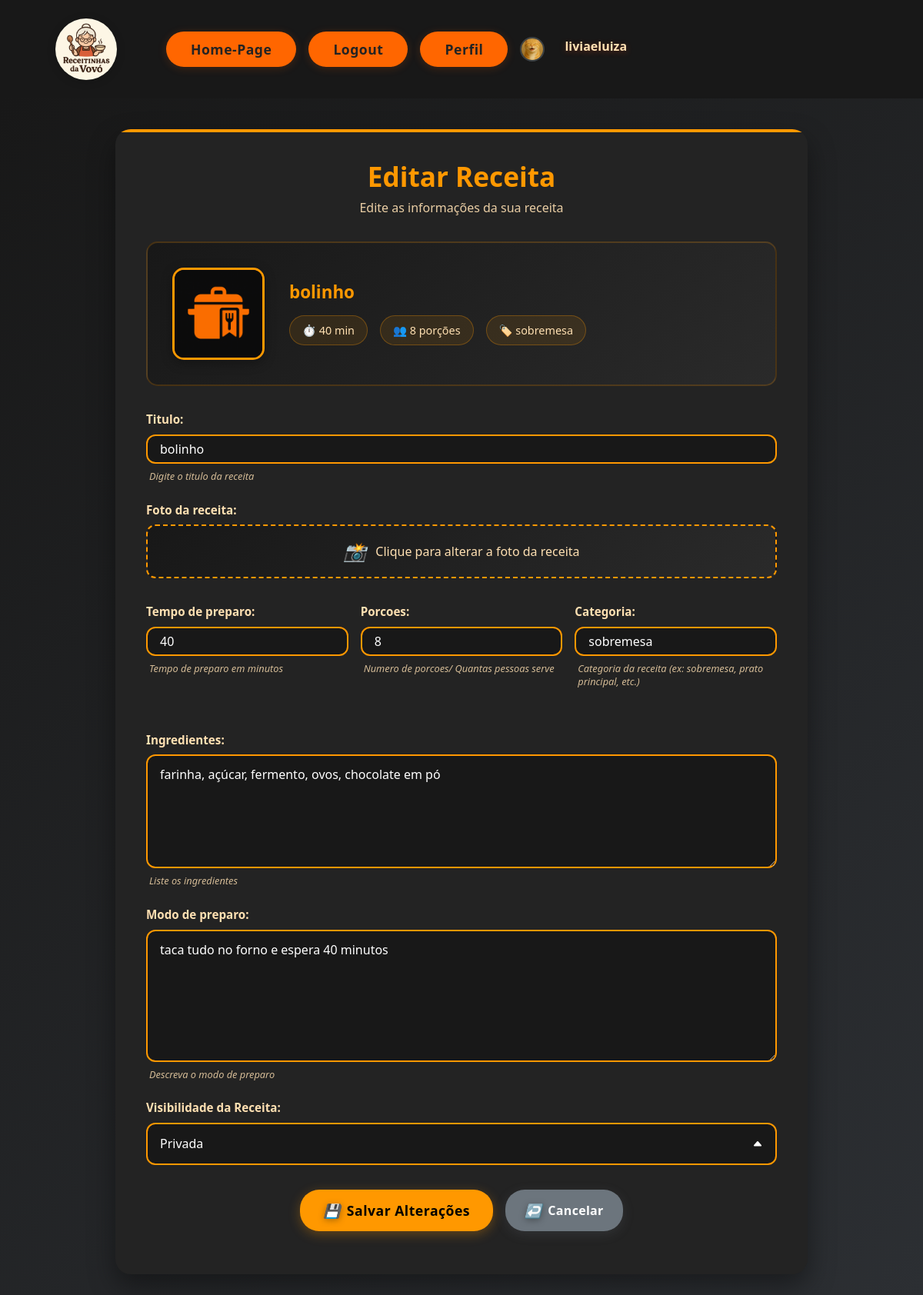
/editar_receita/2/ (signed in), run on the app's committed database.
### usuarios/models.py (models this page shows, shortened)
class Usuario(AbstractUser):
    id = models.AutoField(primary_key=True) # Identificador único do usuário
    email = models.EmailField(help_text='Digite seu email', unique=True) # Email do usuário
    foto_de_perfil = models.ImageField(upload_to='usuarios/img', null=True, blank=True) # Foto de perfil do usuário
    class Meta:
        app_label = 'usuarios'

### receitas/models.py (models this page shows, shortened)
class Receita(models.Model):
    id = models.AutoField(primary_key=True) # Identificador da receita (primary key)
    titulo = models.CharField(max_length=200, help_text='Digite o titulo da receita') # Título da receita
    ingredientes = models.TextField(help_text='Liste os ingredientes') # Ingredientes da receita
    modo_de_preparo = models.TextField(help_text='Descreva o modo de preparo') # Modo de preparo da receita
    tempo_de_preparo = models.IntegerField(help_text='Tempo de preparo em minutos') # Tempo de preparo da receita
    porcoes = models.IntegerField(help_text='Numero de porcoes/ Quantas pessoas serve') # Porções da receita
    categoria = models.CharField(max_length=100, help_text='Categoria da receita (ex: sobremesa, prato principal, etc.)') # Categoria da receita
    foto_da_receita = models.ImageField(upload_to='receitas/img', null=True, blank=True) # Foto da receita
    visibilidade = models.CharField(max_length=10, choices=[('pub', 'Pub'), ('priv', 'Priv')], default='Pub', help_text='Defina se a receita é pública ou privada (Pub ou Priv)')
    autor = models.ForeignKey(settings.AUTH_USER_MODEL, on_delete=models.CASCADE) # Autor da receita (chave estrangeira para o modelo Usuario)
    class Meta:
        app_label = 'receitas'

### receitas/views.py (the view, shortened to what this page needs)
# urls.py: path('editar_receita/<int:id>/', views.ReceitasUpdateView.as_view(), name='editar_receita'), #rota para editar uma receita existente
class ReceitasUpdateView(LoginRequiredMixin, View):
    login_url = '/login/'  # redireciona se não estiver logado
    def get(self, request, id, *args, **kwargs):
        receita = get_object_or_404(Receita, id=id)
        if request.user != receita.autor:
            return redirect('receitas:homepage')  # ou página de erro
        formulario = ReceitaModel2Form(instance=receita)
        contexto = {
            'formulario': formulario,
            'titulo_pagina': 'Editar',
            'titulo_janela': 'Editar Receita',
            'botao': 'Salvar',
        }
        return render(request, 'receitas/atualizaReceita.html', contexto)

### receitas/templates/receitas/atualizaReceita.html (shortened to what this page needs)
{% extends 'site_receitas/base.html' %}
{% load static %}
{% block content %}
<div class="atualiza-receita-container">
    <div class="atualiza-receita-card">
        <div class="atualiza-receita-header">
            <h1 class="atualiza-receita-title">{{ titulo_janela }}</h1>
            <p class="atualiza-receita-subtitle">Edite as informações da sua receita</p>
        </div>
        {% if formulario.instance %}
        <div class="current-recipe-preview">
            <div class="current-recipe-image">
                {% if formulario.instance.foto_da_receita %}
                    <img src="{{ formulario.instance.foto_da_receita.url }}" alt="Foto atual da receita" class="preview-image">
                {% else %}
                    <div class="no-image-placeholder">
                        <i class="placeholder-icon">📸</i>
                        <span>Sem foto</span>
                    </div>
                {% endif %}
            </div>
            <div class="current-recipe-info">
                <h3 class="current-recipe-title">{{ formulario.instance.titulo }}</h3>
                <div class="current-recipe-meta">
                    <span class="meta-item">⏱️ {{ formulario.instance.tempo_de_preparo }} min</span>
                    <span class="meta-item">👥 {{ formulario.instance.porcoes }} porções</span>
                    {% if formulario.instance.categoria %}
                        <span class="meta-item">🏷️ {{ formulario.instance.categoria }}</span>
                    {% endif %}
                </div>
            </div>
        </div>
        {% endif %}
        <form method="post" enctype="multipart/form-data" class="atualiza-receita-form">
            <fieldset>
                <div class="form-group">
                    {{ formulario.titulo.label_tag }}
                    {{ formulario.titulo }}
                    {% if formulario.titulo.help_text %}
                        <div class="help-text">{{ formulario.titulo.help_text }}</div>
                    {% endif %}
                </div>
                <div class="form-group photo-upload">
                    {{ formulario.foto_da_receita.label_tag }}
                    <div class="file-upload-wrapper">
                        <div class="file-upload-info">
                            <i class="upload-icon">📸</i>
                            <span class="upload-text">Clique para alterar a foto da receita</span>
                        </div>
                    </div>
                </div>
                <div class="recipe-details-grid">
                    <div class="form-group">
                        {{ formulario.tempo_de_preparo.label_tag }}
                        {{ formulario.tempo_de_preparo }}
                        {% if formulario.tempo_de_preparo.help_text %}
                            <div class="help-text">{{ formulario.tempo_de_preparo.help_text }}</div>
                        {% endif %}
                    </div>
                    <div class="form-group">
                        {{ formulario.porcoes.label_tag }}
                        {{ formulario.porcoes }}
                        {% if formulario.porcoes.help_text %}
                            <div class="help-text">{{ formulario.porcoes.help_text }}</div>
                        {% endif %}
                    </div>
                    <div class="form-group">
                        {{ formulario.categoria.label_tag }}
                        {{ formulario.categoria }}
                        {% if formulario.categoria.help_text %}
                            <div class="help-text">{{ formulario.categoria.help_text }}</div>
                        {% endif %}
                    </div>
                </div>
                <div class="form-group textarea-group">
                    {{ formulario.ingredientes.label_tag }}
                    {{ formulario.ingredientes }}
                    {% if formulario.ingredientes.help_text %}
                        <div class="help-text">{{ formulario.ingredientes.help_text }}</div>
                    {% endif %}
                </div>
                <div class="form-group textarea-group">
                    {{ formulario.modo_de_preparo.label_tag }}
                    {{ formulario.modo_de_preparo }}
                    {% if formulario.modo_de_preparo.help_text %}
                        <div class="help-text">{{ formulario.modo_de_preparo.help_text }}</div>
                    {% endif %}
                </div>
                {% if formulario.visibilidade %}
                <div class="form-group">
                    {{ formulario.visibilidade.label_tag }}
                    {{ formulario.visibilidade }}
                </div>
                {% endif %}
                <div class="form-actions">
                    <button type="submit" class="atualiza-receita-btn">
                        <i class="btn-icon">💾</i>
                        <span>Salvar Alterações</span>
                    </button>
                    <a href="{% url 'receitas:homepage' %}" class="secondary-btn">
                        <i class="btn-icon">↩️</i>
                        <span>Cancelar</span>
                    </a>
                </div>
            </fieldset>
        </form>
    </div>
</div>
{% endblock %}

### usuarios/templates/usuarios/links.html
<nav class="nav-links">
  <a href="/" class="modern-btn">Home-Page</a>
  {% if user.is_authenticated %}
    <a href="{% url 'usuarios:logout_confirm' %}" class="modern-btn">Logout</a>
    <a href="{% url 'usuarios:perfil' user.id %}" class="modern-btn">Perfil</a>
    <div class="author-avatar" style="align-self: center;">
        {% if user.foto_de_perfil %}
            <img src="{{ user.foto_de_perfil.url }}" alt="{{ user.username }}" class="author-profile-pic">
        {% else %}
            <div class="author-profile-pic author-default-pic">
                {{ user.username|first|upper }}
            </div>
        {% endif %}
    </div>
  {% else %}
    <a href="{% url 'usuarios:login' %}" class="modern-btn">Login</a>
    <a href="{% url 'usuarios:cadastro' %}" class="modern-btn">Cadastro</a>
  {% endif %}
  <div class="user-name">
    {% firstof user.username "Visitante" %}
  </div>
</nav>

### usuarios/static/usuarios/css/style.css (style rules this page uses)
.modern-btn { background: linear-gradient(90deg, #ff9800 60%, #ff9800 100%); color: #000; font-weight: 600; border: none; border-radius: 999px; padding: 0.3rem 0.9rem; box-shadow: 0 2px 8px rgba(255,152,0,0.12); transition: background 0.2s, color 0.2s, transform 0.2s; text-decoration: none; font-size: 0.95rem; letter-spacing: 0.5px; outline: none; cursor: pointer; display: inline-block; position: relative; z-index: 10; }
.user-name { color: #ffe0b2; font-weight: 600; align-self: center; margin-left: 10px; font-size: 1rem; }
body { background: #181818; color: #f1f1f1; font-family: 'Segoe UI', Arial, sans-serif; }
.form-group { margin-bottom: 1.5rem; position: relative; }
.form-group label { display: block; margin-bottom: 0.5rem; color: #ffe0b2; font-weight: 600; font-size: 0.95rem; }
.form-group input, .form-group textarea, .form-group select { width: 100%; padding: 12px 16px; border: 2px solid #3a3a3a; border-radius: 12px; background: #181818; color: #fff; font-size: 1rem; transition: all 0.3s ease; box-sizing: border-box; }
.help-text { color: white; font-size: 0.8rem; margin-top: 0.5rem; padding-left: 4px; opacity: 0.8; line-height: 1.3; font-style: italic; }
.form-actions { text-align: center; margin: 2rem 0 1rem 0; position: relative; z-index: 10; }
.preview-image { width: 80px; height: 80px; border-radius: 50%; object-fit: cover; border: 3px solid #ff9800; box-shadow: 0 4px 15px rgba(255, 152, 0, 0.3); }
.photo-upload { position: relative; }
.file-upload-wrapper { position: relative; display: block; overflow: hidden; }
.file-upload-info { display: flex; align-items: center; gap: 12px; padding: 15px 20px; background: linear-gradient(135deg, #181818 0%, #2a2a2a 100%); border: 2px dashed #ff9800; border-radius: 12px; color: #ffe0b2; cursor: pointer; transition: all 0.3s ease; text-align: center; justify-content: center; }
.upload-icon { font-size: 1.5rem; }
.upload-text { font-weight: 500; }
.form-actions { display: flex; gap: 1rem; justify-content: center; margin: 2rem 0 1rem 0; flex-wrap: wrap; position: relative; z-index: 10; }
.secondary-btn { background: linear-gradient(135deg, #6c757d 0%, #495057 100%); color: #000; font-weight: 600; font-size: 1rem; padding: 14px 25px; border: none; border-radius: 25px; cursor: pointer; transition: all 0.3s ease; letter-spacing: 0.3px; box-shadow: 0 4px 15px rgba(108, 117, 125, 0.2); text-decoration: none; display: inline-flex; align-items: center; gap: 8px; }
.user-name { font-size: 1.8rem; font-weight: 700; color: #ff5722; margin-bottom: 0.5rem; text-shadow: 0 2px 8px rgba(255,87,34,0.3); }
.form-actions { display: flex; gap: 1.5rem; justify-content: center; margin: 2rem 0; flex-wrap: wrap; }
.secondary-btn { background: linear-gradient(135deg, #424242 0%, #212121 100%); color: #fff; font-weight: 600; font-size: 1.1rem; padding: 16px 28px; border: none; border-radius: 50px; cursor: pointer; transition: all 0.3s ease; letter-spacing: 0.3px; box-shadow: 0 6px 24px rgba(66,66,66,0.3), inset 0 1px 0 rgba(255,255,255,0.1); text-decoration: none; display: inline-flex; align-items: center; gap: 10px; }
.btn-icon { font-size: 1.2rem; filter: drop-shadow(0 2px 4px rgba(0,0,0,0.3)); }
.form-group label { display: block; margin-bottom: 0.5rem; color: #c8e6c9; font-weight: 600; font-size: 0.95rem; }
.help-text { color: #c8e6c9; font-size: 0.8rem; margin-top: 0.5rem; padding-left: 4px; opacity: 0.8; line-height: 1.3; font-style: italic; }
.form-actions { display: flex; gap: 1rem; justify-content: center; margin: 2rem 0 1rem 0; flex-wrap: wrap; }
.btn-icon { font-size: 1.1rem; }

### data on the page
Usuario: foto_de_perfil (picture), username "liviaeluiza"
Receita: instance.foto_da_receita (picture), instance.titulo "bolinho", instance.tempo_de_preparo "40", instance.porcoes "8", instance.categoria "sobremesa", titulo "bolinho", tempo_de_preparo "40", porcoes "8", categoria "sobremesa", ingredientes "farinha, açúcar, fermento, ovos, chocolate em pó", modo_de_preparo "taca tudo no forno e espera 40 minutos", visibilidade "Privada"

### other printed values
{{ titulo_janela }} "Editar Receita"
